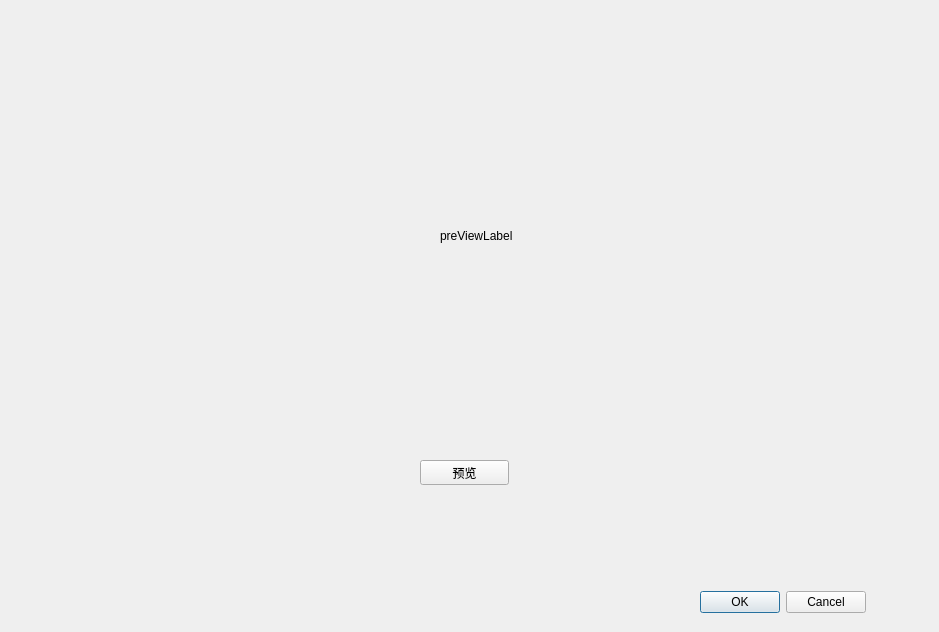
<?xml version="1.0" encoding="UTF-8"?>
<ui version="4.0">
 <class>PreTreatDialog</class>
 <widget class="QDialog" name="PreTreatDialog">
  <property name="geometry">
   <rect>
    <x>0</x>
    <y>0</y>
    <width>939</width>
    <height>632</height>
   </rect>
  </property>
  <property name="windowTitle">
   <string>Dialog</string>
  </property>
  <widget class="QWidget" name="selectwidget" native="true">
   <property name="geometry">
    <rect>
     <x>9</x>
     <y>9</y>
     <width>341</width>
     <height>581</height>
    </rect>
   </property>
  </widget>
  <widget class="QDialogButtonBox" name="buttonBox">
   <property name="geometry">
    <rect>
     <x>700</x>
     <y>590</y>
     <width>166</width>
     <height>25</height>
    </rect>
   </property>
   <property name="orientation">
    <enum>Qt::Horizontal</enum>
   </property>
   <property name="standardButtons">
    <set>QDialogButtonBox::Cancel|QDialogButtonBox::Ok</set>
   </property>
  </widget>
  <widget class="QLabel" name="previewlabel">
   <property name="geometry">
    <rect>
     <x>440</x>
     <y>30</y>
     <width>421</width>
     <height>411</height>
    </rect>
   </property>
   <property name="text">
    <string>preViewLabel</string>
   </property>
  </widget>
  <widget class="QPushButton" name="previewpushButton">
   <property name="geometry">
    <rect>
     <x>420</x>
     <y>460</y>
     <width>89</width>
     <height>25</height>
    </rect>
   </property>
   <property name="text">
    <string>预览</string>
   </property>
  </widget>
 </widget>
 <resources/>
 <connections>
  <connection>
   <sender>buttonBox</sender>
   <signal>accepted()</signal>
   <receiver>PreTreatDialog</receiver>
   <slot>accept()</slot>
   <hints>
    <hint type="sourcelabel">
     <x>248</x>
     <y>254</y>
    </hint>
    <hint type="destinationlabel">
     <x>157</x>
     <y>274</y>
    </hint>
   </hints>
  </connection>
  <connection>
   <sender>buttonBox</sender>
   <signal>rejected()</signal>
   <receiver>PreTreatDialog</receiver>
   <slot>reject()</slot>
   <hints>
    <hint type="sourcelabel">
     <x>316</x>
     <y>260</y>
    </hint>
    <hint type="destinationlabel">
     <x>286</x>
     <y>274</y>
    </hint>
   </hints>
  </connection>
 </connections>
</ui>
